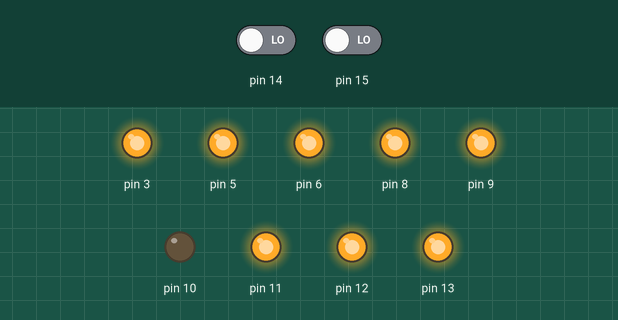
Simulated run of this sketch. Board: Arduino Uno, built with avr-gcc and run on an emulated ATmega328P. On the bench: output pins drawn as LEDs (lit = HIGH). The test bench sets the inputs (shaded band); at power-on: pin 15 LOW, pin 14 LOW.

Above: at 1.2 s.
1.3 s: pin 15 driven HIGH
At 2.4 s:
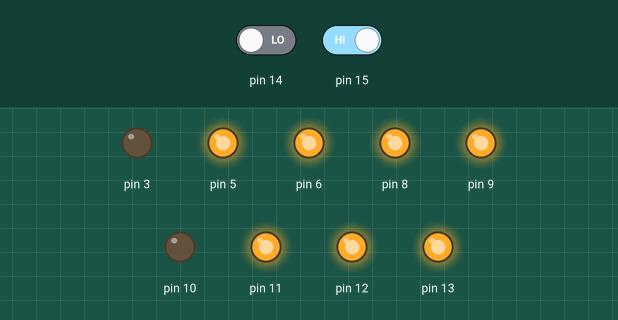
2.8 s: pin 15 driven LOW
At 3.5 s:
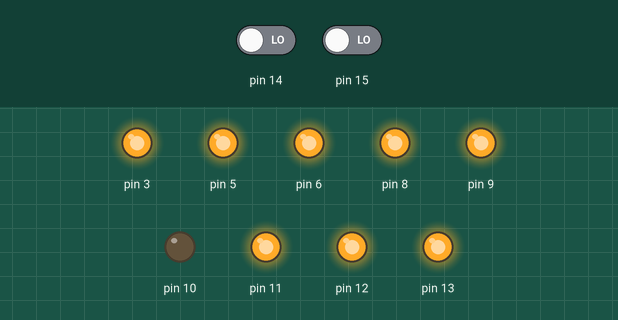
Timing chart, 0 to 5.8 s (numbered marks = the images above; inputs shaded):
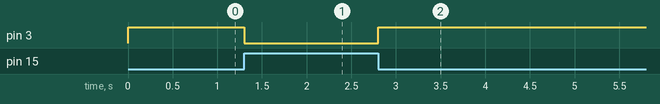

Measured:
- after the input at 1.3 s, pin 3: HIGH → LOW at once
- after the input at 2.8 s, pin 3: LOW → HIGH at once

The sketch:

LatchCommandVariables.ino
```cpp
//#include <plcLib.h>
#include <plcLib_activeLOW.h>

/* Programmable Logic Controller Library for the Arduino and Compatibles

   Latch Command with Variables - Latch command using variables to hold temporary values

   Connections:
   Input - Set - switch connected to input X0 (Arduino pin A0 / Tinkerkit pin I0)
   Input - Reset - Switch connected to input X1 (Arduino pin A1 / Tinkerkit pin I1)
   Output - Q Output - LED connected to output Y0 (Arduino pin 3 / Tinkerkit O5)

   Software and Documentation:
   http://www.electronics-micros.com/software-hardware/plclib-arduino/

*/

// Temporary Variables:
unsigned int AUX0;        // Latch output variable
unsigned int AUX1;        // Latch reset variable

void setup() {
  setupPLC();             // Setup inputs and outputs
}

void loop() {
  AUX1 = in(X1);          // AUX1 (Reset) controlled by input X1

  in(X0);                 // Read switch connected to Input 0 (Set input - Input 0)
  latch(AUX0, AUX1);	  // Latch command, Output = AUX0, Reset = AUX1 (Input 1)

  in(AUX0);               // Send Q output to output Y0
  out(Y0);
}
```
